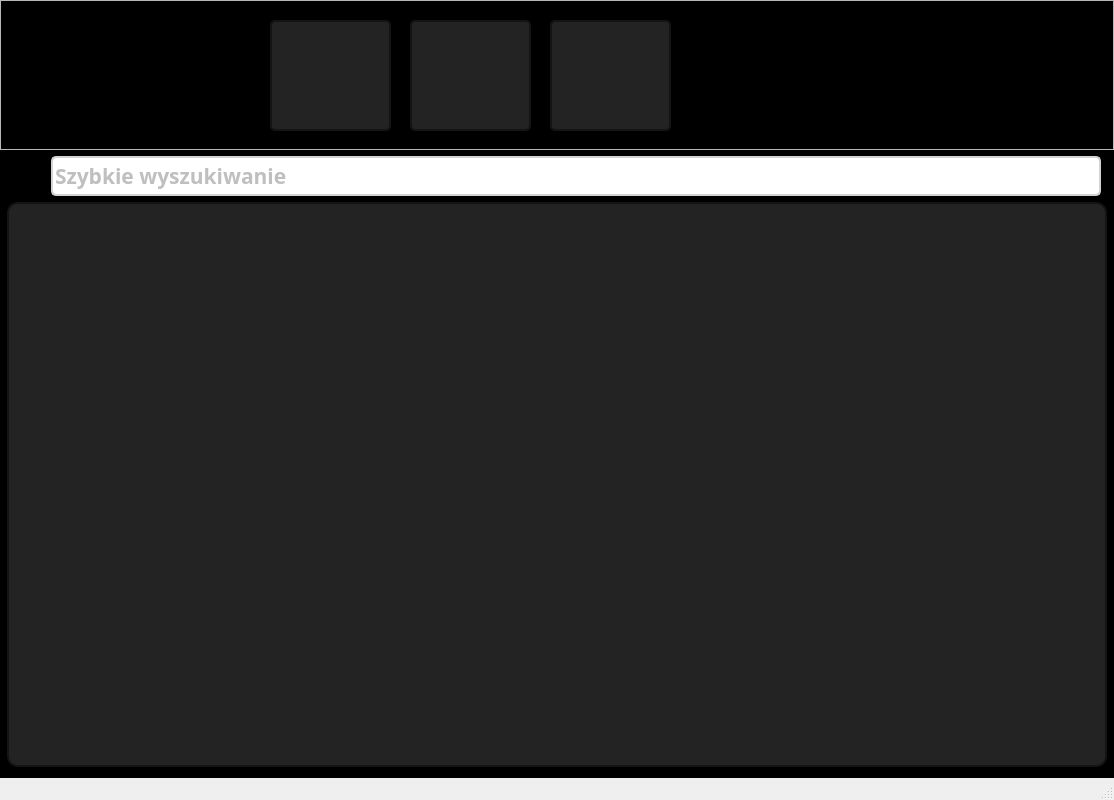
<?xml version="1.0" encoding="UTF-8"?>
<ui version="4.0">
 <class>MainWindow</class>
 <widget class="QMainWindow" name="MainWindow">
  <property name="geometry">
   <rect>
    <x>0</x>
    <y>0</y>
    <width>1114</width>
    <height>800</height>
   </rect>
  </property>
  <property name="minimumSize">
   <size>
    <width>1000</width>
    <height>800</height>
   </size>
  </property>
  <property name="windowTitle">
   <string>Ewidencja gości</string>
  </property>
  <property name="windowIcon">
   <iconset resource="resources.qrc">
    <normaloff>:/images/images/icon.ico</normaloff>:/images/images/icon.ico</iconset>
  </property>
  <property name="styleSheet">
   <string notr="true"/>
  </property>
  <widget class="QWidget" name="centralWidget">
   <property name="styleSheet">
    <string notr="true">#centralWidget {
    background-color: black;
}

#centralWidget QLineEdit {
color: gray;
border: 2px solid lightgray;
border-radius: 5px;
}

#centralWidget QLineEdit:focus {
color: gray;
border: 3px solid rgb(8,142,140);
border-radius: 5px;
}

</string>
   </property>
   <layout class="QGridLayout" name="gridLayout" rowstretch="1,0,0,0,0" columnstretch="0,0,1,0,0">
    <property name="leftMargin">
     <number>0</number>
    </property>
    <property name="topMargin">
     <number>0</number>
    </property>
    <property name="rightMargin">
     <number>0</number>
    </property>
    <item row="1" column="1">
     <widget class="QLabel" name="label_2">
      <property name="sizePolicy">
       <sizepolicy hsizetype="Fixed" vsizetype="Fixed">
        <horstretch>0</horstretch>
        <verstretch>0</verstretch>
       </sizepolicy>
      </property>
      <property name="minimumSize">
       <size>
        <width>38</width>
        <height>38</height>
       </size>
      </property>
      <property name="maximumSize">
       <size>
        <width>41</width>
        <height>38</height>
       </size>
      </property>
      <property name="text">
       <string/>
      </property>
      <property name="pixmap">
       <pixmap resource="resources.qrc">:/images/images/magnifier.png</pixmap>
      </property>
      <property name="scaledContents">
       <bool>true</bool>
      </property>
     </widget>
    </item>
    <item row="4" column="4">
     <spacer name="rightSpacer">
      <property name="orientation">
       <enum>Qt::Horizontal</enum>
      </property>
      <property name="sizeType">
       <enum>QSizePolicy::Fixed</enum>
      </property>
      <property name="sizeHint" stdset="0">
       <size>
        <width>1</width>
        <height>1</height>
       </size>
      </property>
     </spacer>
    </item>
    <item row="3" column="0">
     <spacer name="leftSpacer">
      <property name="orientation">
       <enum>Qt::Horizontal</enum>
      </property>
      <property name="sizeType">
       <enum>QSizePolicy::Fixed</enum>
      </property>
      <property name="sizeHint" stdset="0">
       <size>
        <width>1</width>
        <height>1</height>
       </size>
      </property>
     </spacer>
    </item>
    <item row="3" column="1" rowspan="2" colspan="3">
     <widget class="QTableView" name="tableView">
      <property name="sizePolicy">
       <sizepolicy hsizetype="MinimumExpanding" vsizetype="MinimumExpanding">
        <horstretch>0</horstretch>
        <verstretch>0</verstretch>
       </sizepolicy>
      </property>
      <property name="styleSheet">
       <string notr="true">QTableView {
    background-color: rgb(35,35,35);
    color:#fffff8;
    gridline-color: #fffff8;
   /* font-size: 12pt;*/
	border: 2px solid rgb(20,20,20);
	border-radius: 11px;
	padding: 5px;
}

 QTableView QTableCornerButton::section {
    background-color: #646464;
    border: 1px solid #fffff8;
}</string>
      </property>
      <attribute name="horizontalHeaderMinimumSectionSize">
       <number>29</number>
      </attribute>
     </widget>
    </item>
    <item row="0" column="0" colspan="5">
     <widget class="QFrame" name="topFrame">
      <property name="sizePolicy">
       <sizepolicy hsizetype="Preferred" vsizetype="Fixed">
        <horstretch>0</horstretch>
        <verstretch>0</verstretch>
       </sizepolicy>
      </property>
      <property name="minimumSize">
       <size>
        <width>0</width>
        <height>150</height>
       </size>
      </property>
      <property name="styleSheet">
       <string notr="true">#topFrame {
background: qlineargradient(x1:0, y1:0, x2:0, y2:1,
   stop: 0 rgba(80,80,80), stop: 0.7 rgb(35,35,35));
}


#topFrame QPushButton {
color: gray;
border: 2px solid rgb(20,20,20);
border-radius: 5px;
background: rgb(35,35,35);
}

#topFrame QPushButton:hover {
color: white;
border: 2px solid rgb(20,20,20);
border-radius: 5px;
background: qlineargradient(x1:0, y1:0, x2:0, y2:1,
   stop: 0 rgba(80,80,80), stop: 0.7 rgb(35,35,35));
}

#topFrame QPushButton:pressed {
color: white;
border: 2px solid rgb(20,20,20);
border-radius: 5px;
background: rgb(80,80,80);
}
</string>
      </property>
      <property name="frameShape">
       <enum>QFrame::StyledPanel</enum>
      </property>
      <property name="frameShadow">
       <enum>QFrame::Raised</enum>
      </property>
      <widget class="QPushButton" name="generateButton">
       <property name="geometry">
        <rect>
         <x>270</x>
         <y>20</y>
         <width>121</width>
         <height>111</height>
        </rect>
       </property>
       <property name="sizePolicy">
        <sizepolicy hsizetype="Expanding" vsizetype="Preferred">
         <horstretch>1</horstretch>
         <verstretch>0</verstretch>
        </sizepolicy>
       </property>
       <property name="minimumSize">
        <size>
         <width>0</width>
         <height>0</height>
        </size>
       </property>
       <property name="styleSheet">
        <string notr="true"/>
       </property>
       <property name="text">
        <string/>
       </property>
       <property name="icon">
        <iconset resource="resources.qrc">
         <normaloff>:/images/images/save.png</normaloff>:/images/images/save.png</iconset>
       </property>
       <property name="iconSize">
        <size>
         <width>90</width>
         <height>90</height>
        </size>
       </property>
      </widget>
      <widget class="QPushButton" name="helpButton">
       <property name="geometry">
        <rect>
         <x>410</x>
         <y>20</y>
         <width>121</width>
         <height>111</height>
        </rect>
       </property>
       <property name="sizePolicy">
        <sizepolicy hsizetype="Preferred" vsizetype="Preferred">
         <horstretch>0</horstretch>
         <verstretch>0</verstretch>
        </sizepolicy>
       </property>
       <property name="styleSheet">
        <string notr="true"/>
       </property>
       <property name="text">
        <string/>
       </property>
       <property name="icon">
        <iconset resource="resources.qrc">
         <normaloff>:/images/images/help.png</normaloff>:/images/images/help.png</iconset>
       </property>
       <property name="iconSize">
        <size>
         <width>90</width>
         <height>90</height>
        </size>
       </property>
      </widget>
      <widget class="QPushButton" name="logoutButton">
       <property name="geometry">
        <rect>
         <x>550</x>
         <y>20</y>
         <width>121</width>
         <height>111</height>
        </rect>
       </property>
       <property name="sizePolicy">
        <sizepolicy hsizetype="Preferred" vsizetype="Preferred">
         <horstretch>0</horstretch>
         <verstretch>0</verstretch>
        </sizepolicy>
       </property>
       <property name="styleSheet">
        <string notr="true"/>
       </property>
       <property name="text">
        <string/>
       </property>
       <property name="icon">
        <iconset resource="resources.qrc">
         <normaloff>:/images/images/logout.png</normaloff>:/images/images/logout.png</iconset>
       </property>
       <property name="iconSize">
        <size>
         <width>90</width>
         <height>90</height>
        </size>
       </property>
      </widget>
      <widget class="QLabel" name="label">
       <property name="geometry">
        <rect>
         <x>10</x>
         <y>10</y>
         <width>181</width>
         <height>131</height>
        </rect>
       </property>
       <property name="text">
        <string/>
       </property>
       <property name="pixmap">
        <pixmap resource="resources.qrc">:/images/images/sigma.png</pixmap>
       </property>
       <property name="scaledContents">
        <bool>true</bool>
       </property>
      </widget>
     </widget>
    </item>
    <item row="1" column="2">
     <widget class="QLineEdit" name="lineEdit">
      <property name="minimumSize">
       <size>
        <width>0</width>
        <height>40</height>
       </size>
      </property>
      <property name="maximumSize">
       <size>
        <width>16777215</width>
        <height>40</height>
       </size>
      </property>
      <property name="font">
       <font>
        <family>Calibri Light</family>
        <pointsize>16</pointsize>
        <weight>75</weight>
        <bold>true</bold>
       </font>
      </property>
      <property name="placeholderText">
       <string>Szybkie wyszukiwanie</string>
      </property>
     </widget>
    </item>
   </layout>
  </widget>
  <widget class="QStatusBar" name="statusBar"/>
 </widget>
 <layoutdefault spacing="6" margin="11"/>
 <resources>
  <include location="resources.qrc"/>
 </resources>
 <connections/>
</ui>
